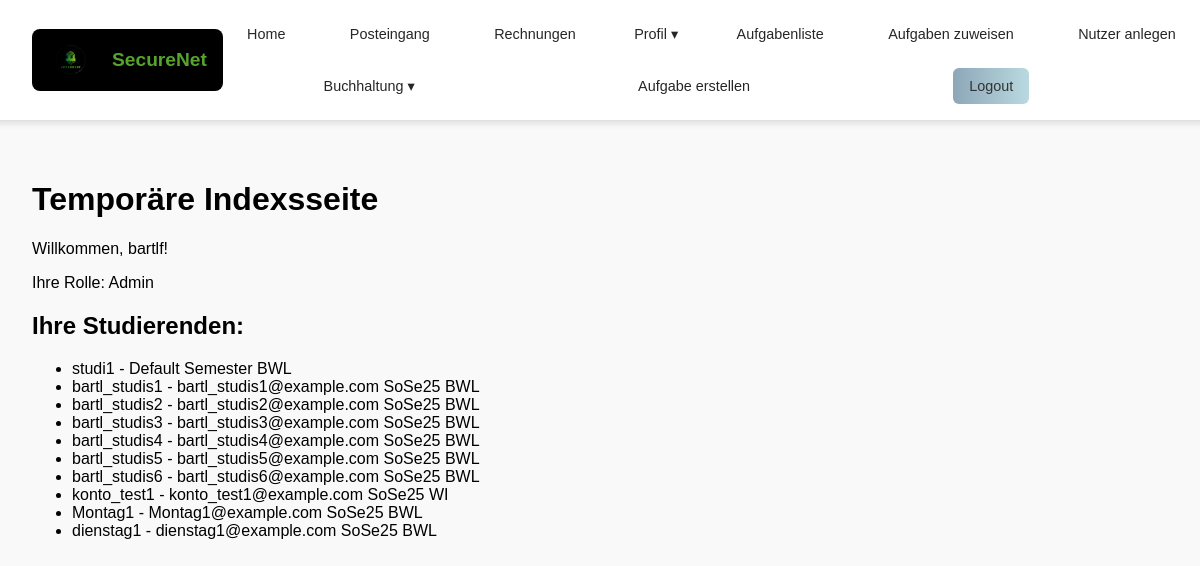
Screenshot of / (signed in) with the database file from the repository.
### users/models.py (models this page shows, shortened)
class CustomUser(AbstractUser):
    objects = CustomUserManager()
    ROLE_CHOICES = (
        ('student', 'Studierende'),
        ('teacher', 'Lehrkraft'),
    )
    role = models.CharField(max_length=10, choices=ROLE_CHOICES, default='student')
    professor = models.ForeignKey(
        'self',
        null=True, blank=True,
        limit_choices_to={'role': 'teacher'},
        on_delete=models.SET_NULL,
        related_name='students'
    )
    semester = models.ForeignKey(Semester, null = True, on_delete=models.CASCADE, default = 1)
    studiengang = models.ForeignKey(
        Studiengang,
        on_delete=models.CASCADE,
        null=True, blank=True,  # Allow empty reference initially
        related_name='students'  # Optional but recommended for clarity
    )
    unternehmen = models.ForeignKey(
        Unternehmen,
        on_delete=models.SET_NULL,
        null=True, blank=True,
        related_name="studierende"
    )
    display_name = models.CharField(max_length=150, blank=True, null=True)
    nutzergruppe = models.IntegerField(null=True, blank=True)  # Kann für Lehrer None sein

class Semester(models.Model):
    name = models.CharField(max_length=10, unique=True)
    def __str__(self):
        return self.name

class Studiengang(models.Model):
    name = models.CharField(max_length=100, unique=True)
    def __str__(self):
        return self.name

### young_wolf/views.py (the view)
# urls.py: path('', views.index, name = 'index'),
@login_required(login_url="/users/login/")
def index(request):
    students = request.user.students.all() if request.user.role == 'teacher' else None
    return render(request, 'index.html', {'students': students})

### templates/index.html (shortened to what this page needs)
{% extends 'master_layout.html' %}
{% load static %}
{% block content %}
    <h1>Temporäre Indexsseite</h1>
    <p>Willkommen, {{ user.username }}!</p>
    {% if user.is_superuser %}
        <p>Ihre Rolle: Admin</p>
    {% else %}
        <p>Ihre Rolle: {{ user.get_role_display }}</p>
    {% endif %}
    {% if user.role == 'teacher' %}
        <h2>Ihre Studierenden:</h2>
        {% if students %}
            <ul>
            {% for student in students %}
                <li>{{ student.username }} - {{ student.email }} {{student.semester}} {{student.studiengang}}</li>
            {% endfor %}
            </ul>
        {% else %}
            <p>Sie haben derzeit keine Studierenden unter Ihrer Betreuung.</p>
        {% endif %}
    {% endif %}
{% endblock %}

### static/css/master_layout.css (style rules this page uses)
body { margin: 0; padding: 0; font-family: Arial, sans-serif; background-color: #f9f9f9; }

### rows the page displays
CustomUser: username "bartlf"
CustomUser: username "studi1", semester "Default Semester", studiengang "BWL"
CustomUser: username "bartl_studis1", email "bartl_studis1@example.com", semester "SoSe25", studiengang "BWL"
CustomUser: username "bartl_studis2", email "bartl_studis2@example.com", semester "SoSe25", studiengang "BWL"
CustomUser: username "bartl_studis3", email "bartl_studis3@example.com", semester "SoSe25", studiengang "BWL"
CustomUser: username "bartl_studis4", email "bartl_studis4@example.com", semester "SoSe25", studiengang "BWL"
CustomUser: username "bartl_studis5", email "bartl_studis5@example.com", semester "SoSe25", studiengang "BWL"
CustomUser: username "bartl_studis6", email "bartl_studis6@example.com", semester "SoSe25", studiengang "BWL"
CustomUser: username "konto_test1", email "konto_test1@example.com", semester "SoSe25", studiengang "WI"
CustomUser: username "Montag1", email "Montag1@example.com", semester "SoSe25", studiengang "BWL"
CustomUser: username "dienstag1", email "dienstag1@example.com", semester "SoSe25", studiengang "BWL"
